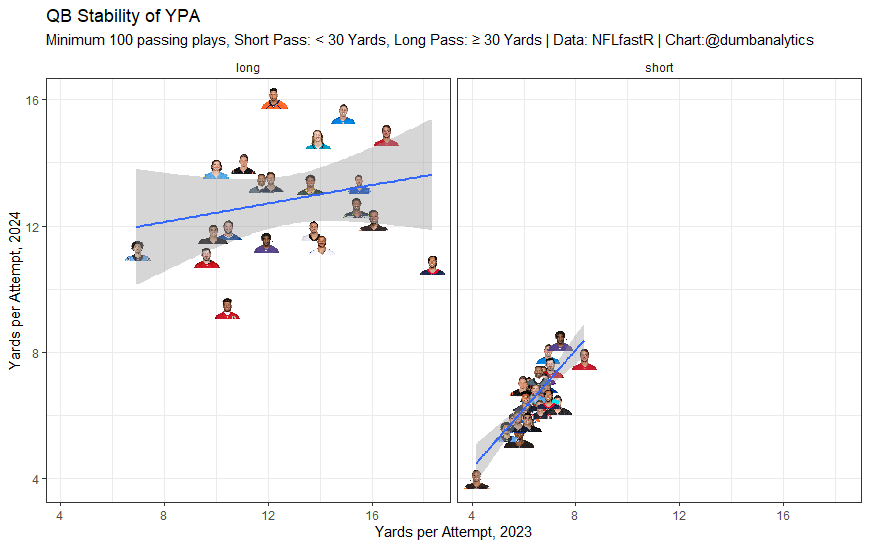

The script that drew this image:
pbp_r <- load_pbp(2023:2024)

pbp_r_p <-
  pbp_r |>
  filter(play_type == 'pass' & !is.na(air_yards))

pbp_r_p <-
  pbp_r_p |>
  mutate(
    pass_length_air_yards = ifelse(air_yards >= 20, "long", "short"),
    passing_yards = ifelse(is.na(passing_yards), 0, passing_yards)
  )

pbp_r_p_s <-
  pbp_r_p |> 
  group_by(passer_player_id, passer, season) |>
  summarize( 
    n = n(),
    ypa = mean(passing_yards, na.rm = TRUE),
    .groups = "drop"
  ) |>
  filter(n >= 100) |>
  arrange(-ypa) |>
  print(n = 30)

air_yards_r <-
  pbp_r_p |>
  select(passer_id, passer, season, pass_length_air_yards, passing_yards) |>
  arrange(passer_id, season, pass_length_air_yards) |>
  group_by(passer_id, passer, season, pass_length_air_yards) |>
  summarize(n = n(),
            ypa = mean(passing_yards),
            .groups = "drop") |>
  filter((n >= 100 & pass_length_air_yards == "short") |
           (n >= 30 & pass_length_air_yards == "long")) |>
  select(-n)

air_yards_lag_r <-
  air_yards_r |>
  mutate(season = season + 1) |>
  rename(ypa_last = ypa)
        
pbp_r_p_s_pl <- 
  air_yards_r |>
  inner_join(air_yards_lag_r,
             by = c("passer_id", "pass_length_air_yards", "season", "passer")
             )

pbp_r_p_s_pl |>
  filter(!is.na(ypa) & !is.na(ypa_last)) |>
  group_by(pass_length_air_yards) |>
  summarize(correlation = cor(ypa, ypa_last))

player_headshots <- load_player_stats(seasons = 2023:2024) |>
  select(player_id, headshot_url) |>
  rename(passer_id = player_id) |>
  distinct(passer_id, .keep_all = TRUE)

pbp_r_p_s_pl <- 
  pbp_r_p_s_pl |>
  inner_join(player_headshots, by = "passer_id")


scatter_ypa_r <- ggplot(pbp_r_p_s_pl, aes(x = ypa_last, y = ypa)) +
  geom_image(aes(image = headshot_url), size = 0.075) +
  facet_grid(cols = vars(pass_length_air_yards)) +
  labs(
    title = "QB Stability of YPA",
    subtitle = "Minimum 100 passing plays, Short Pass: < 30 Yards, Long Pass: ≥ 30 Yards | Data: NFLfastR | Chart:@dumbanalytics",
    x = "Yards per Attempt, 2023",
    y = "Yards per Attempt, 2024"
    ) +
  theme_bw() +
  theme(strip.background = element_blank()) +
  geom_smooth(method = "lm")
 
scatter_ypa_r
